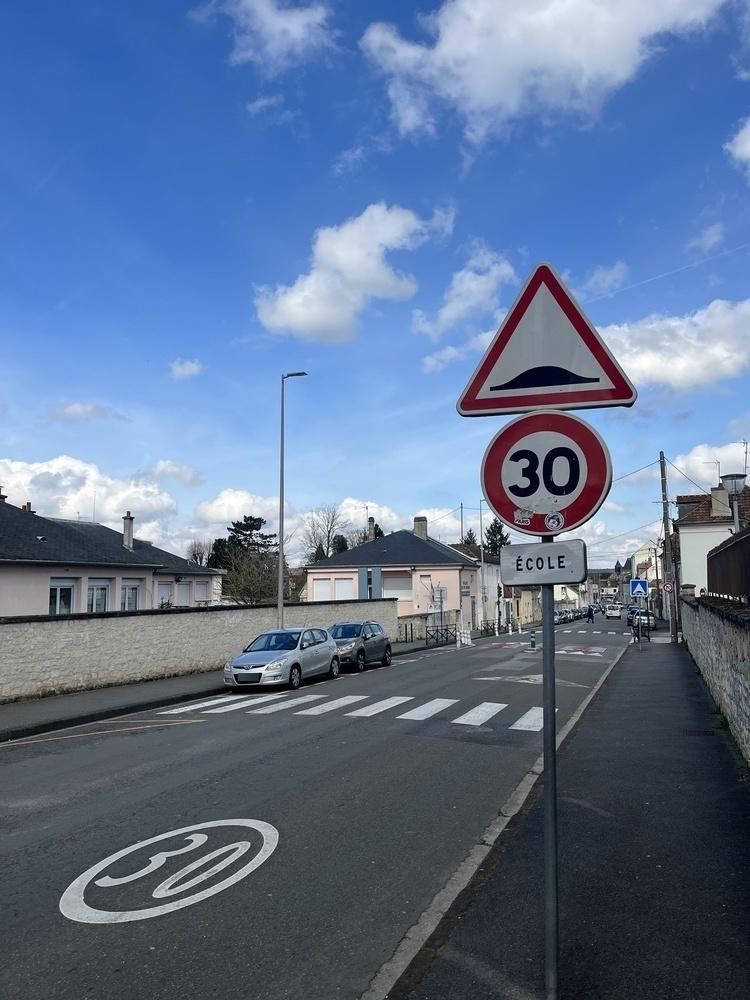
#> input picture train/images2/0317.jpg, 750 x 1000 px, found by its file name; its folder holds 5 pictures in this run
$ jupyter execute --allow-errors 'Code Final.ipynb'
#> lines starting #> are read from the running program, lines starting #| are printed output that depends on the picture
# Entrainement du modèle

[cell 1]
import pandas as pd
from skimage import io, color
from skimage.feature import hog
from sklearn import svm
from sklearn.preprocessing import LabelEncoder
import numpy as np
from PIL import Image
import os
import joblib

def load_images_and_labels(image_dir, label_dir):
    data = []
    labels = []
    columns = ['x1', 'y1', 'x2', 'y2', 'label']

    for filename in os.listdir(image_dir):
        if filename.endswith(".jpg"):
            image_path = os.path.join(image_dir, filename)
            csv_path = os.path.join(label_dir, filename[:-4] + ".csv")

            if not os.path.exists(csv_path):
                continue

            image = io.imread(image_path)
            if len(image.shape) > 2:
                image = color.rgb2gray(image)  # Convertir en niveaux de gris pour HOG

            df = pd.read_csv(csv_path, header=None, names=columns)
            for _, row in df.iterrows():
                label = row['label'].strip()
                if label == 'ff':
                    continue  # Ignorer les labels 'ff'

                if label == 'empty':
                    # Diviser l'image en 30 sous-images et utiliser chaque sous-image pour les cas 'empty'
                    height, width = image.shape
                    sub_images = []
                    for i in range(6):  # Diviser en 6 lignes
                        for j in range(5):  # Diviser en 5 colonnes
                            sub_image = image[i * height//6:(i+1) * height//6, j * width//5:(j+1) * width//5]
                            sub_image_resized = Image.fromarray(sub_image).resize((100, 100))
                            hog_features = hog(np.array(sub_image_resized),orientations=16, pixels_per_cell=(8, 8),
                                               cells_per_block=(2, 2), visualize=False, feature_vector=True)
                            data.append(hog_features)
                            labels.append(label)  # Utiliser le label 'empty' pour chaque sous-image
                else:
                    x1, y1, x2, y2 = int(row['x1']), int(row['y1']), int(row['x2']), int(row['y2'])
                    if x1 >= x2 or y1 >= y2 or x1 < 0 or y1 < 0 or x2 > image.shape[1] or y2 > image.shape[0]:
                        continue
                    roi = image[y1:y2, x1:x2]
                    if roi.size == 0:
                        continue
                    roi_resized = Image.fromarray(roi).resize((100, 100))  # S'assurer que le redimensionnement est correct
                    roi_array = np.array(roi_resized)
                    hog_features = hog(roi_array,orientations=16, pixels_per_cell=(8, 8),
                                           cells_per_block=(2, 2), visualize=False, feature_vector=True)
                    data.append(hog_features)
                    labels.append(label)  # Utiliser le label spécifique du panneau

    return np.array(data, dtype='float64'), np.array(labels)  # Les labels seront convertis séparément


# Chemins vers les dossiers d'images et de labels
image_dir = 'train/images2'
label_dir = 'train/labels2'

# Charger les données
features, target = load_images_and_labels(image_dir, label_dir)

# Encoder les labels
label_encoder = LabelEncoder()
target_encoded = label_encoder.fit_transform(target)

# Création et entraînement du SVM avec probability=True
clf = svm.SVC(kernel='linear', probability=True)
#> (the rest of this cell did not finish here and is left out)

# Détection

[cell 2]
# [96 lines left out: function detect_and_display_shapes, not called in this run]

[cell 3]
from PIL import Image, ImageDraw
import numpy as np
from skimage.feature import hog
from skimage.transform import pyramid_gaussian
from collections import defaultdict
from joblib import Parallel, delayed
import matplotlib.pyplot as plt
from skimage import io, color, measure, filters, morphology, feature
from sklearn.preprocessing import LabelEncoder
from sklearn.svm import SVC

# Fonction pour préparer les données HOG avec les coordonnées
def prepare_data(image, box):
    x1, y1, x2, y2 = box
    patch = image.crop((x1, y1, x2, y2))
    patch_resized = patch.resize((100, 100))  # Redimensionner à 100x100 pour correspondre au modèle entraîné
    patch_array = np.array(patch_resized)
    # Convertir l'image en niveaux de gris si elle est en couleur
    if patch_array.ndim == 3:
        patch_array = np.mean(patch_array, axis=2)
    hog_features = hog(patch_array, orientations=16, pixels_per_cell=(8, 8),
                       cells_per_block=(2, 2), visualize=False, feature_vector=True)
    return hog_features

# Fonction pour faire glisser la fenêtre
def sliding_window(image, step_size, window_size):
    for y in range(0, image.height - window_size[1] + 1, step_size):
        for x in range(0, image.width - window_size[0] + 1, step_size):
            yield (x, y, x + window_size[0], y + window_size[1])

# Fonction de détection pour une seule fenêtre
def detect_single_window(image, box, clf, label_encoder, confidence_threshold):
    hog_features = prepare_data(image, box)
    probabilities = clf.predict_proba([hog_features])[0]
    max_proba = np.max(probabilities)
    if max_proba >= confidence_threshold:
        prediction = np.argmax(probabilities)
        predicted_label = label_encoder.inverse_transform([prediction])[0]
        if predicted_label != 'empty':
            return max_proba, predicted_label, box
    return None

# Fonction de détection avec une fenêtre de taille fixe
def detect_with_fixed_window(image, win_size, step_size, confidence_threshold, clf, label_encoder):
    detections = []
    for (i, resized) in enumerate(pyramid_gaussian(np.array(image), downscale=1.5, max_layer=4)):
        resized_image = Image.fromarray((resized * 255).astype(np.uint8))
        #print(f"Taille de l'image à l'échelle {1.5 ** i}: {resized_image.width}x{resized_image.height}")
        # Parcourir l'image avec la fenêtre glissante
        boxes = list(sliding_window(resized_image, step_size, win_size))
        results = Parallel(n_jobs=-1)(delayed(detect_single_window)(resized_image, box, clf, label_encoder, confidence_threshold) for box in boxes)
        results = [r for r in results if r is not None]

        for max_proba, predicted_label, (x1, y1, x2, y2) in results:
            # Ajuster les coordonnées à l'échelle originale
            scale_factor = 1.5 ** i
            original_x1 = int(x1 * scale_factor)
            original_y1 = int(y1 * scale_factor)
            original_x2 = int(x2 * scale_factor)
            original_y2 = int(y2 * scale_factor)

            # Stocker la détection
            detections.append((max_proba, predicted_label, original_x1, original_y1, original_x2, original_y2))

    return detections

# [17 lines left out: functions does_box_enclose, does_box_enclose, are_boxes_too_close, not called in this run]

def detect_signs_in_image(image_path, clf, label_encoder, confidence_threshold=0.4):
    # Charger l'image
#> called with image_path = 'train/images/0317.jpg', confidence_threshold = 0.4
    image = Image.open(image_path).convert('RGB')
#> image is the input picture: PIL image 750x1000 RGB; mean R, G, B 95.7, 115.4, 146.5

    # Détection avec des carrés 64x64
    detections_64x64 = detect_with_fixed_window(image, (64, 64), 26, confidence_threshold, clf, label_encoder)
#> the loop in detect_with_fixed_window, `for (i, resized) in enumerate(pyramid_gaussian(np.array(image), downsc..` made 1 pass
#> pass 1, in prepare_data, `patch = image.crop((x1, y1, x2, y2))`:
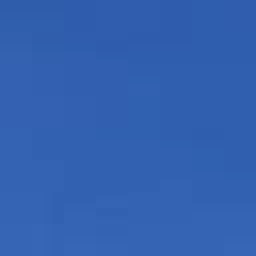
#> patch: PIL image 64x64 RGB (shown 4 times larger); mean R, G, B 50.1, 96.5, 176.7
#> pass 1, in prepare_data, `patch_array = np.mean(patch_array, axis=2)`:
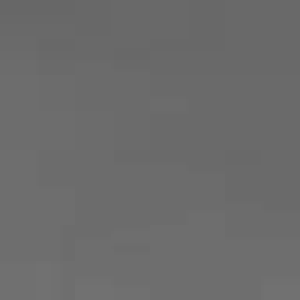
#> patch_array: shape (100, 100) float64 (shown 3 times larger); min 103.7, max 113, mean 107.8
#> after the loop in detect_with_fixed_window, `for (i, resized) in enumerate(pyramid_gaussian(np.array(image), downsc..`: detections = []

    # Stocker les résultats
    bboxes = []
    bboxes_confidences = defaultdict(list)

    for max_proba, predicted_label, x1, y1, x2, y2 in detections_64x64:
        bboxes.append(((x1, y1, x2, y2), predicted_label))
        bboxes_confidences[(x1, y1, x2, y2)].append(max_proba)

    # Filtrer les détections avec une confiance supérieure à 65%
    filtered_bboxes = [(bbox, label) for bbox, label in bboxes if max(bboxes_confidences[bbox]) >= 0.65]

    # Filtrer les détections conflictuelles pour les feux de signalisation
    traffic_light_detections = []
    final_bboxes = []
    for bbox, label in filtered_bboxes:
        if label in ['frouge', 'forange', 'fvert']:
            traffic_light_detections.append((bbox, label, max(bboxes_confidences[bbox])))
        else:
            final_bboxes.append((bbox, label))

    if traffic_light_detections:
        # Trouver le type de feu de signalisation avec la plus grande confiance
        best_traffic_light_type = max(traffic_light_detections, key=lambda x: x[2])[1]
        # Conserver seulement les détections de ce type
        filtered_traffic_lights = [detection for detection in traffic_light_detections if detection[1] == best_traffic_light_type]
        for bbox, label, confidence in filtered_traffic_lights:
            final_bboxes.append((bbox, label))

    # Éliminer les boîtes englobantes trop proches ou englobées
    final_bboxes_filtered = []

    for bbox, label in final_bboxes:
        if not any(does_box_enclose(existing_bbox, bbox) or does_box_enclose(bbox, existing_bbox) for existing_bbox, existing_label in final_bboxes_filtered if existing_label == label):
            final_bboxes_filtered.append((bbox, label))
        else:
            # Trouver et comparer les confiances
            for i, (existing_bbox, existing_label) in enumerate(final_bboxes_filtered):
                if existing_label == label and (does_box_enclose(existing_bbox, bbox) or does_box_enclose(bbox, existing_bbox)):
                    if max(bboxes_confidences[bbox]) > max(bboxes_confidences[existing_bbox]):
                        final_bboxes_filtered[i] = (bbox, label)
                    break

    final_bboxes = final_bboxes_filtered

    # Trouver la boîte avec la plus grande valeur de prédiction
    if final_bboxes:
        best_bbox = max(bboxes_confidences.items(), key=lambda item: max(item[1]))
        best_label = [label for bbox, label in final_bboxes if bbox == best_bbox[0]][0]
        result_phrase = f"L'image contient à priori le panneau {best_label} avec la plus grande valeur de confiance ({max(best_bbox[1]):.2f})."
    else:
        result_phrase = "Aucun panneau détecté avec une confiance suffisante."

    predicted_signs = list(set([label for _, label in final_bboxes]))

    #print(result_phrase)
    return predicted_signs, final_bboxes, bboxes_confidences, result_phrase

# Fonction pour générer des phrases de résultat
# [32 lines left out: functions generate_result_phrases, is_contained, get_detected_sign_bounding_boxes, is_close, not called in this run]
